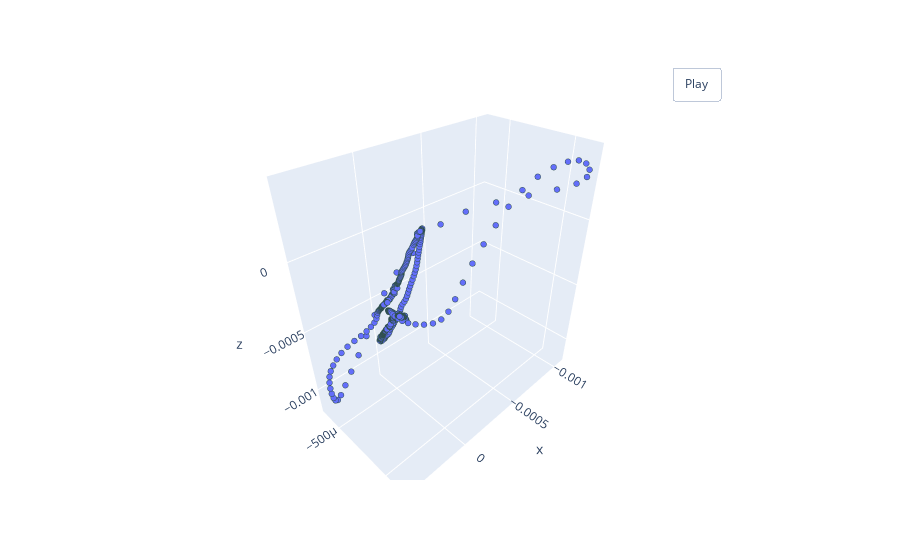
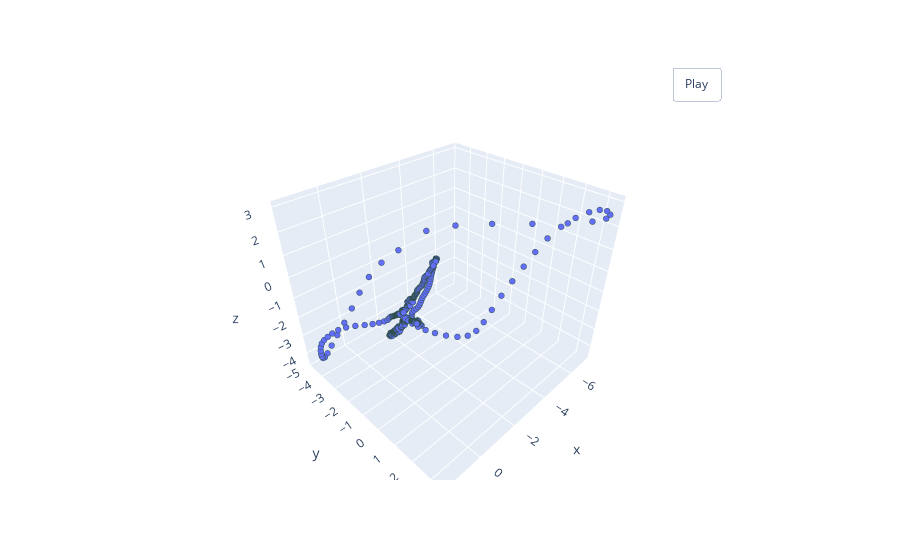

Write notebook code for charts like these, in order.
### Markdown cell above
Демонстрация нормализации (StandardScaler) исходных облаков точек:

### Code cell
file_path = 'final_pointcloud_dataset/train/00002_period_3.csv'
file_path_normalized = 'final_pointcloud_dataset_normalized/train/00002_period_3_normalized.csv'

print('Исходное облако точек:')
# Чтение CSV-файла
df = pd.read_csv(file_path)
point_cloud_array = df[['x', 'y', 'z']].values
pcshow(*point_cloud_array.T)


print('Нормализованное облако точек:')
# Чтение CSV-файла
df_normalized = pd.read_csv(file_path_normalized)
point_cloud_array = df_normalized[['x', 'y', 'z']].values
pcshow(*point_cloud_array.T)

### Figure 1 — Plotly figure (JSON) as saved in the notebook; plotly's stock layout.template omitted (floating-point values rounded to 4 significant figures; data arrays with more than 128 entries replaced by an {"elided": "..."} marker saying what was removed)
{"data": [{"marker": {"line": {"color": "DarkSlateGrey", "width": 2}, "size": 2}, "mode": "markers", "type": "scatter3d", "x": {"elided": "607 float values"}, "y": {"elided": "607 float values"}, "z": {"elided": "607 float values"}}], "layout": {"updatemenus": [{"buttons": [{"args": [null, {"frame": {"duration": 50, "redraw": true}, "fromcurrent": true, "mode": "immediate", "transition": {"duration": 0}}], "label": "Play", "method": "animate"}], "pad": {"r": 10, "t": 45}, "showactive": false, "type": "buttons", "x": 0.8, "xanchor": "left", "y": 1, "yanchor": "bottom"}]}}

### Figure 2 — Plotly figure (JSON) as saved in the notebook; plotly's stock layout.template omitted (floating-point values rounded to 4 significant figures; data arrays with more than 128 entries replaced by an {"elided": "..."} marker saying what was removed)
{"data": [{"marker": {"line": {"color": "DarkSlateGrey", "width": 2}, "size": 2}, "mode": "markers", "type": "scatter3d", "x": {"elided": "607 float values"}, "y": {"elided": "607 float values"}, "z": {"elided": "607 float values"}}], "layout": {"updatemenus": [{"buttons": [{"args": [null, {"frame": {"duration": 50, "redraw": true}, "fromcurrent": true, "mode": "immediate", "transition": {"duration": 0}}], "label": "Play", "method": "animate"}], "pad": {"r": 10, "t": 45}, "showactive": false, "type": "buttons", "x": 0.8, "xanchor": "left", "y": 1, "yanchor": "bottom"}]}}
